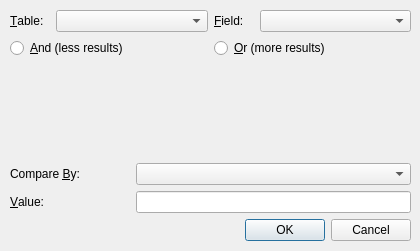
<?xml version="1.0" encoding="UTF-8"?>
<ui version="4.0">
 <class>Dialog</class>
 <widget class="QDialog" name="Dialog">
  <property name="geometry">
   <rect>
    <x>0</x>
    <y>0</y>
    <width>420</width>
    <height>251</height>
   </rect>
  </property>
  <property name="windowTitle">
   <string>Add A Comparison</string>
  </property>
  <property name="windowIcon">
   <iconset>
    <normaloff>../../images/win/records.png</normaloff>../../images/win/records.png</iconset>
  </property>
  <widget class="QWidget" name="">
   <property name="geometry">
    <rect>
     <x>10</x>
     <y>10</y>
     <width>401</width>
     <height>231</height>
    </rect>
   </property>
   <layout class="QVBoxLayout" name="verticalLayout">
    <item>
     <layout class="QHBoxLayout" name="horizontalLayout_2">
      <item>
       <widget class="QLabel" name="tableLabel">
        <property name="sizePolicy">
         <sizepolicy hsizetype="Maximum" vsizetype="Preferred">
          <horstretch>0</horstretch>
          <verstretch>0</verstretch>
         </sizepolicy>
        </property>
        <property name="minimumSize">
         <size>
          <width>40</width>
          <height>0</height>
         </size>
        </property>
        <property name="text">
         <string>&amp;Table:</string>
        </property>
        <property name="buddy">
         <cstring>tableCombo</cstring>
        </property>
       </widget>
      </item>
      <item>
       <widget class="QComboBox" name="tableCombo"/>
      </item>
      <item>
       <widget class="QLabel" name="fieldLabel">
        <property name="sizePolicy">
         <sizepolicy hsizetype="Maximum" vsizetype="Preferred">
          <horstretch>0</horstretch>
          <verstretch>0</verstretch>
         </sizepolicy>
        </property>
        <property name="minimumSize">
         <size>
          <width>40</width>
          <height>0</height>
         </size>
        </property>
        <property name="text">
         <string>&amp;Field:</string>
        </property>
        <property name="buddy">
         <cstring>fieldCombo</cstring>
        </property>
       </widget>
      </item>
      <item>
       <widget class="QComboBox" name="fieldCombo"/>
      </item>
     </layout>
    </item>
    <item>
     <layout class="QHBoxLayout" name="horizontalLayout">
      <item>
       <widget class="QRadioButton" name="andButton">
        <property name="text">
         <string>&amp;And (less results)</string>
        </property>
       </widget>
      </item>
      <item>
       <widget class="QRadioButton" name="orButton">
        <property name="text">
         <string>&amp;Or (more results)</string>
        </property>
       </widget>
      </item>
     </layout>
    </item>
    <item>
     <spacer name="verticalSpacer">
      <property name="orientation">
       <enum>Qt::Vertical</enum>
      </property>
      <property name="sizeHint" stdset="0">
       <size>
        <width>20</width>
        <height>18</height>
       </size>
      </property>
     </spacer>
    </item>
    <item>
     <layout class="QHBoxLayout" name="horizontalLayout_3">
      <item>
       <widget class="QLabel" name="comparelabel">
        <property name="sizePolicy">
         <sizepolicy hsizetype="Maximum" vsizetype="Preferred">
          <horstretch>0</horstretch>
          <verstretch>0</verstretch>
         </sizepolicy>
        </property>
        <property name="minimumSize">
         <size>
          <width>120</width>
          <height>0</height>
         </size>
        </property>
        <property name="text">
         <string>Compare &amp;By:</string>
        </property>
        <property name="buddy">
         <cstring>compareCombo</cstring>
        </property>
       </widget>
      </item>
      <item>
       <widget class="QComboBox" name="compareCombo"/>
      </item>
     </layout>
    </item>
    <item>
     <layout class="QHBoxLayout" name="horizontalLayout_4">
      <item>
       <widget class="QLabel" name="valueLabel">
        <property name="minimumSize">
         <size>
          <width>120</width>
          <height>0</height>
         </size>
        </property>
        <property name="text">
         <string>&amp;Value:</string>
        </property>
        <property name="buddy">
         <cstring>valueLineEdit</cstring>
        </property>
       </widget>
      </item>
      <item>
       <widget class="QLineEdit" name="valueLineEdit"/>
      </item>
     </layout>
    </item>
    <item>
     <widget class="QDialogButtonBox" name="buttonBox">
      <property name="orientation">
       <enum>Qt::Horizontal</enum>
      </property>
      <property name="standardButtons">
       <set>QDialogButtonBox::Cancel|QDialogButtonBox::Ok</set>
      </property>
     </widget>
    </item>
   </layout>
  </widget>
 </widget>
 <tabstops>
  <tabstop>tableCombo</tabstop>
  <tabstop>fieldCombo</tabstop>
  <tabstop>andButton</tabstop>
  <tabstop>orButton</tabstop>
  <tabstop>compareCombo</tabstop>
  <tabstop>valueLineEdit</tabstop>
  <tabstop>buttonBox</tabstop>
 </tabstops>
 <resources/>
 <connections>
  <connection>
   <sender>buttonBox</sender>
   <signal>accepted()</signal>
   <receiver>Dialog</receiver>
   <slot>accept()</slot>
   <hints>
    <hint type="sourcelabel">
     <x>348</x>
     <y>251</y>
    </hint>
    <hint type="destinationlabel">
     <x>157</x>
     <y>250</y>
    </hint>
   </hints>
  </connection>
  <connection>
   <sender>buttonBox</sender>
   <signal>rejected()</signal>
   <receiver>Dialog</receiver>
   <slot>reject()</slot>
   <hints>
    <hint type="sourcelabel">
     <x>410</x>
     <y>251</y>
    </hint>
    <hint type="destinationlabel">
     <x>286</x>
     <y>250</y>
    </hint>
   </hints>
  </connection>
 </connections>
</ui>
